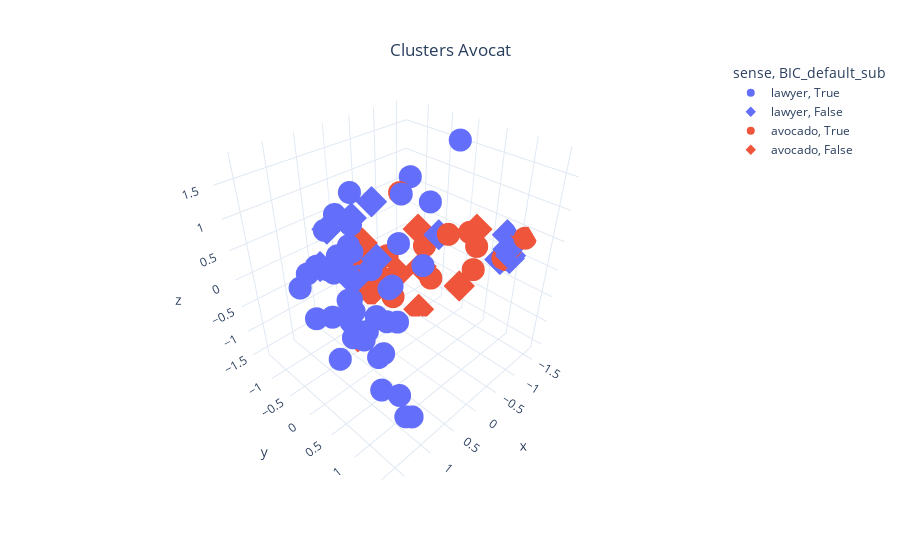

This figure's notebook cell:
### Code cell
fig_3d_cluster = px.scatter_3d(df_vis, x="x", y="y", z="z", color="sense", symbol="BIC_default_sub",
                 hover_data='match',
                 template="plotly_white")
fig_3d_cluster.update_layout(
    title={
        'text': f"Clusters Avocat<br>"
        , #f"<sub><br>Clustering score: {percentage_weighted:.2f}%</sub>",
        'y':0.9,
        'x':0.5,
        'xanchor': 'center',
        'yanchor': 'top'})
fig_3d_cluster.show()

### Figure 1 — Plotly figure (JSON) as saved in the notebook; plotly's stock layout.template omitted (floating-point values rounded to 4 significant figures)
{"data": [{"customdata": [[" - S'ajoutent 2 plaintes déposées contre le même militant : en mars 2017 par l' avocat montpelliérain du BNVCA David Mendel qui avait plaidé contre Saadia et Husein, pour « Menaces contre un avocat ». "], [" L' avocat fait du droit, il n'est pas le seul; mais cela ne signifie pas que tous ceux qui font du droit soient avocats ou aient vocation à le devenir sauf à diluer la profession. "], [" Si vous avez besoin d'un conseil juridique ou que vous subissez une situation grave (ex : harcèlement), le SFE peut vous venir en aide avant de faire appel à un avocat . "], [" La première démarche est d'aller voir en premier lieu un avocat spécialisé en droit des sociétés ensuite l'expert comptable. "], [" Celui-ci prévoit que \"70 % des résultats soient destinés à l'autofinancement pour permettre à l'entreprise de se développer\", selon Maitre Christophe Thévenet, avocat de l'hebdomadaire. \"On a voté une résolution supplémentaire pour attribuer les 30 % restants à l'autofinancement\", ajoute l' avocat qui rappelle que la répartition des plus de 4 millions d'euros de dons sera confiée à une commission de sages désignés, à la demande du journal, par le ministère de la Justice. "], [" Les locaux d'une ancienne école d' avocat seront réhabilités et réaménagés pour accueillir la fondation agir sur l'Audition associée à un laboratoire de recherche dédié à l'équipe du Pr Christine Petit. "], [" Un avocat turc a porté plainte contre l'Inter Milan et demande à l'UEFA d'enlever au club italien les points acquis face à Fenerbahçe. "], [" Elle évoque des « professions sensibles, qui incitent aux conflits d'intérêts ou qui peuvent les provoquer : avocat , conseil juridique ». « Mais je ne vois pas à quel titre on imposerait à un parlementaire qui est agriculteur, ou dentiste, de cesser de l'être. "], [" M. Coronado a raison : dès lors qu'un acte de procédure est réalisé en présence d'un avocat , celui-ci doit être informé, quoi qu'il arrive, d'un déplacement éventuel. "], [" L'accusé Kimbangu, n'était pas assisté par un avocat . "], [" En plus de la peine de prison, Berkane Makhlouf, 32 ans, a été condamné à indemniser les plaignants « à hauteur de 1 000 à 2 000 euros pour chacun d'entre eux », a expliqué au « Figaro » Me Dominique-Jean Lardans, l' avocat des surveillants. "], [" Un fournisseur de services participant peut refuser de fournir tout renseignement ou document que demande le Commissaire, s'il peut démontrer, à la satisfaction de ce dernier, que le matériel est assujetti au secret professionnel qui lie un avocat à son client, ou qu'en le fournissant, le fournisseur de services participant commettrait une infraction à la loi. "], [" Après une première activité en qualité de greffier-rédacteur au Tribunal d'arrondissement de la Broye et du Nord vaudois, j'ai effectué mon stage d' avocat auprès de Me Paul-Arthur Treyvaud à Yverdon-les-Bains. "], [" Tamarii Nuutania envoie une première salve de courriers à vingt détenus, détaillant les étapes de la procédure d'indemnisation accompagnés d'un questionnaire établi par l'OIP devant permettre une description précise de leurs conditions matérielles de détention, et d'un formulaire permettant de désigner Me Millet comme avocat devant le tribunal administratif. "], [" Son avocat a annoncé le 7 juin qu'il avait mis fin à son mouvement, car il se sentait trop faible physiquement. "], [" Il va falloir que tous ceux qui se disent opposés à la LGV pensent qu'un recours n'est pas gratuit parce qu'il faut un bon avocat si possible au Conseil et que le collectif limousin non lgv oui au POLT, lance un appel aux dons par souscription : http://limogespoitiers.com/souscription-pour-le-recours.../ "], [" En effet, l' avocat est rémunéré en fonction du temps passé pour traiter le dossier. "], [" Sauf qu'une requête avec assistance de l' avocat n'est pas gratuite, pas immédiate non plus, et à la fin, c'est toujours le même qui paye. "], [" Des groupes sont constitués (24, 12 ou 6) pour les matières qui nécessitent un échange important entre les intervenants et les élèves qui sont mis en situation, en particulier lors de la correction de devoirs réalisés à domicile : rédaction d'acte d' avocat , de contrats, de projets en groupe, d'écritures et de consultations et exercices de plaidoirie. "], [" bonjour Madame merci de votre soutient je suis a la recherche d'un avocat qui pourrait m'aider il faut un avocat qui a des connaissances en droit européens une autre chose aussi il y a l'assemblée générale de l'UPBPF qui a lieu le 27 février a NAMUR moi personnellement je vais m'y rendre il faudrait être le plus possible afin de pouvoir intervenir a cette assemblée je dois aussi très prochainement rencontrer un journaliste de la voix du Nord je vous tiendrez au courant de l'évolution de mes actions sur ce forum je souhaite que d'autres parents comme nous vont se manifester crdlt "], [" Connu comme l' avocat des « barons de la cocaà¯ne »[réf. nécessaire] du Pérou et de Colombie, Montesinos poursuit les années 1980 des « grands procès », en gagnant la confiance de divers narcotrafiquants. "], [" L' avocat en droit bancaire prend en compte les revenus de son client afin de lui proposer la meilleure défense, sans que cela soit négatif pour son budget. "], [" Les chiffres donnent le tournis dans ce très long rapport rédigé par le juge Van Ruymbeke en vue du renvoi devant le Tribunal Correctionnel de Lamine Diack, de Papa Massata Diack, d'Habib Cissé, leur avocat , du Docteur Gabriel Dollé, des Russes Melnikov et Balakhnitchev. "], ["Un annonceur vante son produit auprès des consommateurs par un spot publicitaire, un avocat défend son client auprès du juge par une plaidoirie, un politicien se fait valoir auprès des électeurs par un beau discours : dans une conception classique de la communication, un émetteur adresse un message à une cible par un vecteur."], ["Votre avocat défend aussi vos droits et vos intérêts en cas de conflits ou de litiges entre associés, de concurrence déloyale, etc. Maitre CALVET vous conseille, vous accompagne et vous représente devant les juridictions tout en assurant votre défense pour tous les sujets relatifs au droit des affaires et au droit commercial."], ["Yvan Colonna, a contrario de tout accusé ne méritait même pas qu'un avocat le défende ."], ["Parmi les rares qui élèvent la voix, il y a Raphaël Kempf, avocat qui a défendu nombre de Gilets jaunes interpellés."], ["Un avocat qui a défendu un homme politique accusé de viol tout en critiquant les féministes et #MeToo est désormais ministre de la justice."], ["Mais cet avocat a défendu le Front Polisario, mouvement indépendantiste du Sahara occidental : une provocation pour les Marocains."], ["En 1998, le célèbre avocat défend le jardinier Omar Raddad, accusé du meurtre de sa patronne Ghislaine Marchal et condamné en 1994, à 18 ans de réclusion."], ["Il est normal que l' avocat défende son client, mais il faut aussi que le ministère public apporte la contradiction, afin que le juge du siège puisse trancher."], ["Comme le rapporte Le Parisien, dans le recours présenté, les députés s'interrogent sur l'absence de la signature du ministre du Budget sur le décret, pour une mesure qui impacte les finances publiques. \"Nous plaidons aussi l'erreur de fait de l'administration qui a appuyé cette mesure sur une expérimentation qui, elle-même l'a reconnu, n'est pas significative\", a fait savoir au quotidien Rémy Josseaume, l' avocat défendant la requête des députés."], ["Et malgré la bouteille jetée à la tête de notre éditeur, son avocat plaide la relaxe."], ["L' avocat a plaidé l'acquittement, ainsi que ses deux collaborateurs."], ["Viole et découpe une gamine en morceaux et ton gentil avocat plaidera un égarement de jeunesse."], ["Un avocat plaide l'irresponsabilité, l'autre recommande l'obligation de soins."], ["Son avocat a plaidé qu'un dénommé Silvère Martel, qui faisait le taxi au noir à Outreau, qui avait un enfant de huit ans du nom de Vincent, et qui était inquiété dans une autre affaire d'agression sexuelle, n'était pas mis en examen, alors que les enfants mettaient en cause un M. Martel ayant un fils Vincent de huit ans... Quant à Mme Odile Marécaux, elle a produit un certificat médical de janvier 2001 si je me souviens bien, montrant que son fils est indemne de toute agression sexuelle, alors que"], ["Pendant tout le temps où le président l'a exposé et où mon avocat a plaidé , l' avocat général a dessiné."], ["Un avocat plaidant pour l'état d'un enfant âgé de cinq ans, le fit amener à l'audience."], ["Avant sa nomination à la Cour d'appel, il était un avocat spécialisé en litige, ayant plaidé dans divers secteurs du droit, tant devant la Cour suprême du Canada et la Cour fédérale, que devant toutes les instances judiciaires québécoises et les tribunaux administratifs."], ["Robert Bilott est un avocat spécialisé dans la défense des industries chimiques."], ["Nicolas Hournon, avocat bisontin spécialisé notamment dans le droit de la distribution, de la propriété industrielle et de la propriété intellectuelle a confié la création de son identité visuelle et de son site Internet à notre agence."], ["Nous nous sommes entourés des experts du secteur : Bernard Boutboul [dirigeant du cabinet Gira Conseil, NDLR] et l' avocat spécialisé Olivier Deschamps."], ["Comme Me Arnaud Gossement, avocat spécialisé dans le droit de l'environnement, le faisait remarquer dans une interview pour La Croix, si \" ce sont de belles avancées, [...] tout dépendra des moyens de contrôle qui accompagneront ces mesures. \" Moyens de contrôle mais aussi moyens financiers et humains."]], "hovertemplate": "sense=lawyer<br>BIC_default_sub=True<br>x=%{x}<br>y=%{y}<br>z=%{z}<br>match=%{customdata[0]}<extra></extra>", "legendgroup": "lawyer, True", "marker": {"color": "#636efa", "symbol": "circle"}, "mode": "markers", "name": "lawyer, True", "scene": "scene", "showlegend": true, "x": [0.6036, -0.06175, 1.379, -1.109, 1.036, 0.1334, 1.188, 0.7077, 0.3842, -0.3238, 0.5835, 1.369, 1.483, 1.393, -0.07219, 1.42, 0.6452, 1.062, 0.33, 1.552, 0.2445, 0.07543, 0.5414, 1.289, 1.06, 0.9208, 1.164, 0.5806, -1.042, 1.237, 0.1603, 0.8477, 0.4988, -0.3145, -0.4005, 0.717, 0.5797, 1.285, 0.7829, 1.462, -0.6818, 1.144, 0.5954, 1.672], "y": [-0.3777, -0.937, -0.2135, 0.1586, 0.7189, -1.202, 0.9299, 0.7477, -0.5225, -0.2123, -0.5216, 1.556, 0.9771, 0.264, -1.06, 0.6977, -0.798, -0.4648, -0.5821, -0.1496, -0.2746, -0.004589, 0.3662, 1.586, 0.7271, -0.2741, 0.3831, -0.02798, -0.2871, 1.315, 0.02027, 0.6132, -0.6828, 0.2529, -0.3455, -0.1681, -0.6177, 0.5742, -0.1684, -0.002083, -0.3808, 0.2903, -0.8555, 0.7323], "z": [-0.8388, -0.5902, 0.5544, 1.762, -0.5216, 0.5449, -0.8708, -0.08173, 0.2872, 1.082, 0.1432, -0.7058, 0.2625, 0.1258, 0.8961, 0.07177, -0.03896, 0.396, 0.6979, 0.455, 0.02591, -0.2249, -0.4136, -0.7508, 0.214, 0.306, 0.3533, -0.8239, 0.6638, -0.6233, -0.2143, -0.6549, 0.1413, 0.08432, 0.1607, 0.7046, 0.2674, 0.338, -0.4676, -0.02063, 1.176, 0.2739, 0.603, -0.09097], "type": "scatter3d"}, {"customdata": [[" L' avocat de Christine Lagarde se veut rassurant: l'enquête durera longtemps avant d'aboutir à un résultat. "], [" avocat en droit des affaires - 63 km de Borchtlombeek "], [" Ce qui n'est souvent pas le cas d'un avocat qui réside très loin de son client. "], [" Nous avons demandé à Me Prosper Farama, avocat dans ce dossier, d'apprécier l'action des uns et des autres. "], [" Organe professionel de gestion et de contrôle de la profession d' avocat, qui réunit obligatoirement tous les avocats d'un même barreau. "], ["Un avocat qui défend son client ne partage pas ses valeurs."], ["Dans le cas échéant, votre avocat plaidera votre cause et défendra vos intérêts."], ["Il a réussi son pari, brillant avocat il a plaidé le viol par consentement mutuel."], ["Son avocat a plaidé l'acquittement."], ["M. Moseley est un avocat plaidant chevronné du domaine des valeurs mobilières qui a plus de 20 ans d'expérience dans la conformité et l'application de la loi, y compris dans les instances civiles et réglementaires."], ["Nous vous mettons en relation avec un avocat spécialisé et expérimenté qui rédigera votre contrat et répondra à toutes vos questions"], ["Un avocat spécialisé et expérimenté en droit des contrats rédige mon contrat"]], "hovertemplate": "sense=lawyer<br>BIC_default_sub=False<br>x=%{x}<br>y=%{y}<br>z=%{z}<br>match=%{customdata[0]}<extra></extra>", "legendgroup": "lawyer, False", "marker": {"color": "#636efa", "symbol": "diamond"}, "mode": "markers", "name": "lawyer, False", "scene": "scene", "showlegend": true, "x": [0.5875, -1.41, -0.9293, 0.5731, -0.2276, -1.501, 1.065, -1.608, 0.09638, 0.8576, -1.505, -1.474], "y": [0.2421, 0.8616, 0.01452, -0.8212, -0.7393, 0.9836, -0.3664, 0.8124, -0.8407, 0.05539, 0.968, 0.9399], "z": [0.6222, -0.03891, 0.2499, 0.6271, 0.8028, 0.04697, 0.4406, 0.3003, 0.6138, 0.3164, -0.01484, 0.1565], "type": "scatter3d"}, {"customdata": [["Le caviar d'aubergine se déguste avec un avocat par exemple ou un poisson grillé."], ["La chair fondante de l' avocat se cuisine en une savoureuse palette de recettes faciles et rapides à préparer"], ["Les acides gras polyinsaturés contenus dans l' avocat y contribuent."], ["Que faire avec de l' avocat ? +15 idées recettes à tester !"], ["Superbe crème et aromatique, avec avocat sur le dessus - se réveille les esprits en 25 minutes."], ["L'arbre à avocat (avocatier), un arbre exotique qui peut pousser en intérieur ... Avec ses grandes feuilles brillantes et ses fruits goûteux"], ["Le principal ingrédient est avocat guacamole, qui contient des acides gras mono-insaturés abondantes"], ["Excepté pour en faire du guacamole, vous n'avez aucune idée de comment cuisiner et intégrer l' avocat dans vos recettes salées"], ["Une fois les filets cuits, tailles-les (pas jusqu'au bout) et intercalez les tranches d' avocat."], ["De la garniture des tartines aux desserts en passant par les boissons frappées, l' avocat est souvent présenté comme un aliment sain."], ["L' avocat, ainsi que des fruits comme les pommes, les pêches, les framboises et les myrtilles, contiennent des substances chimiques naturelles appelées salicylates"], ["Pour commencer, peler et couper l' avocat en tranches, puis les asperger de jus de citron, de sel et de poivre."], ["Dans un plat, mixer l' avocat avec l'oignon et la tomate, ajoutez le sel ainsi que le citron et le tabasco et la coriandre."], ["Si vous craignez d'abimer la chair, pelez délicatement l' avocat ."], ["Si vous craignez d'abimer la chair, pelez délicatement l' avocat ."]], "hovertemplate": "sense=avocado<br>BIC_default_sub=True<br>x=%{x}<br>y=%{y}<br>z=%{z}<br>match=%{customdata[0]}<extra></extra>", "legendgroup": "avocado, True", "marker": {"color": "#EF553B", "symbol": "circle"}, "mode": "markers", "name": "avocado, True", "scene": "scene", "showlegend": true, "x": [-1.305, -1.628, -1.142, -1.47, -1.005, -1.434, -1.518, -0.762, 0.1012, -0.2688, -1.233, -0.7586, -1.133, -0.4665, -1.396], "y": [0.3426, 1.107, 0.438, 0.937, 0.1388, 0.8962, 0.955, 0.03088, -0.2238, -0.4652, 0.5081, -0.8473, -0.4592, -0.3866, 0.415], "z": [0.2595, 0.3564, 0.381, -0.03824, 0.2754, -0.01132, 0.1775, -0.4911, -0.1609, -0.05807, -0.3206, -1.36, -0.2599, 0.9933, 0.00125], "type": "scatter3d"}, {"customdata": [["Pour griller l' avocat, il vaut mieux le couper en deux, retirer le noyau et arroser la chair d'huile et de jus de citron. "], ["Coupez votre avocat en deux, retirez son noyau et réveillez-le simplement avec du jus de citron et de la fleur de sel."], ["Pour cette recette de Doce de abacate (crème d' avocat), vous pouvez compter 15 minutes de préparation."], ["Posez des emporte-pièces sur des assiettes, puis mettez une couche d' avocat, une couche de mangue et terminez par le crabe."], ["L' avocat, ou Persea americana, est un fruit qui appartient à la famille des lauracées, un groupe qui comprend également des membres tels que la cannelle et le laurier."], ["Heureusement il existe ce que l'on appelle des anti-oxydants qui agissent comme la peinture empêche le fer de s'oxyder, ou le citron qui empêche l' avocat coupé de noircir."], ["Dans le bol de votre mixeur ou de votre blender, placez les bananes et l' avocat coupés en morceaux, les dattes dénoyautées, le jus de citron, le cacao cru et l'huile de coco fondue."], ["Mixez un avocat pour que ça fasse une purée puis mélangez-le à de l'huile d'olive avec quelques gouttes de jus de citron pour la brillance."], ["Pelez l' avocat , coupez-le en deux puis enlevez le noyau (on plante le couteau dedans, on tourne et on retire)."], ["Pelez l' avocat , coupez-le en deux puis enlevez le noyau (on plante le couteau dedans, on tourne et on retire)."], ["Vous avez besoin de : Pour le gâteau: 1 avocat mûr , réduit en purée jusqu'à consistance lisse, 2 cuillères à café de..."], ["Entre-temps, pour la crème, retirez le noyau d'un avocat mûr , placez la chair dans un grand bol."], ["Ingrédients : 180g de quinoa non cuit, 1 avocat mûr mais encore ferme coupé en tranches ou en dés, 125g de framboises, 1/2 oignon rouge coupé en dés, 150g de fêta émiettée, 75g d'amandes effilées, feuilles de basilic frais"]], "hovertemplate": "sense=avocado<br>BIC_default_sub=False<br>x=%{x}<br>y=%{y}<br>z=%{z}<br>match=%{customdata[0]}<extra></extra>", "legendgroup": "avocado, False", "marker": {"color": "#EF553B", "symbol": "diamond"}, "mode": "markers", "name": "avocado, False", "scene": "scene", "showlegend": true, "x": [0.1419, -0.2384, -0.7753, -0.6634, 0.008914, -0.5815, -0.6888, 0.588, -0.3907, -1.03, -1.004, -1.364, -1.232], "y": [-0.5645, -0.6817, -0.2822, -0.6202, -0.6995, -1.391, -1.359, -0.2473, -1.257, -0.4524, -0.3988, 0.4105, 0.2651], "z": [0.3172, -0.7618, 0.2914, -0.676, -0.4815, -1.328, -1.508, -1.07, -0.6926, -1.582, -0.5898, 0.3312, -0.775], "type": "scatter3d"}], "layout": {"scene": {"domain": {"x": [0.0, 1.0], "y": [0.0, 1.0]}, "xaxis": {"title": {"text": "x"}}, "yaxis": {"title": {"text": "y"}}, "zaxis": {"title": {"text": "z"}}}, "legend": {"title": {"text": "sense, BIC_default_sub"}, "tracegroupgap": 0}, "margin": {"t": 60}, "title": {"text": "Clusters Avocat<br>", "y": 0.9, "x": 0.5, "xanchor": "center", "yanchor": "top"}}}
